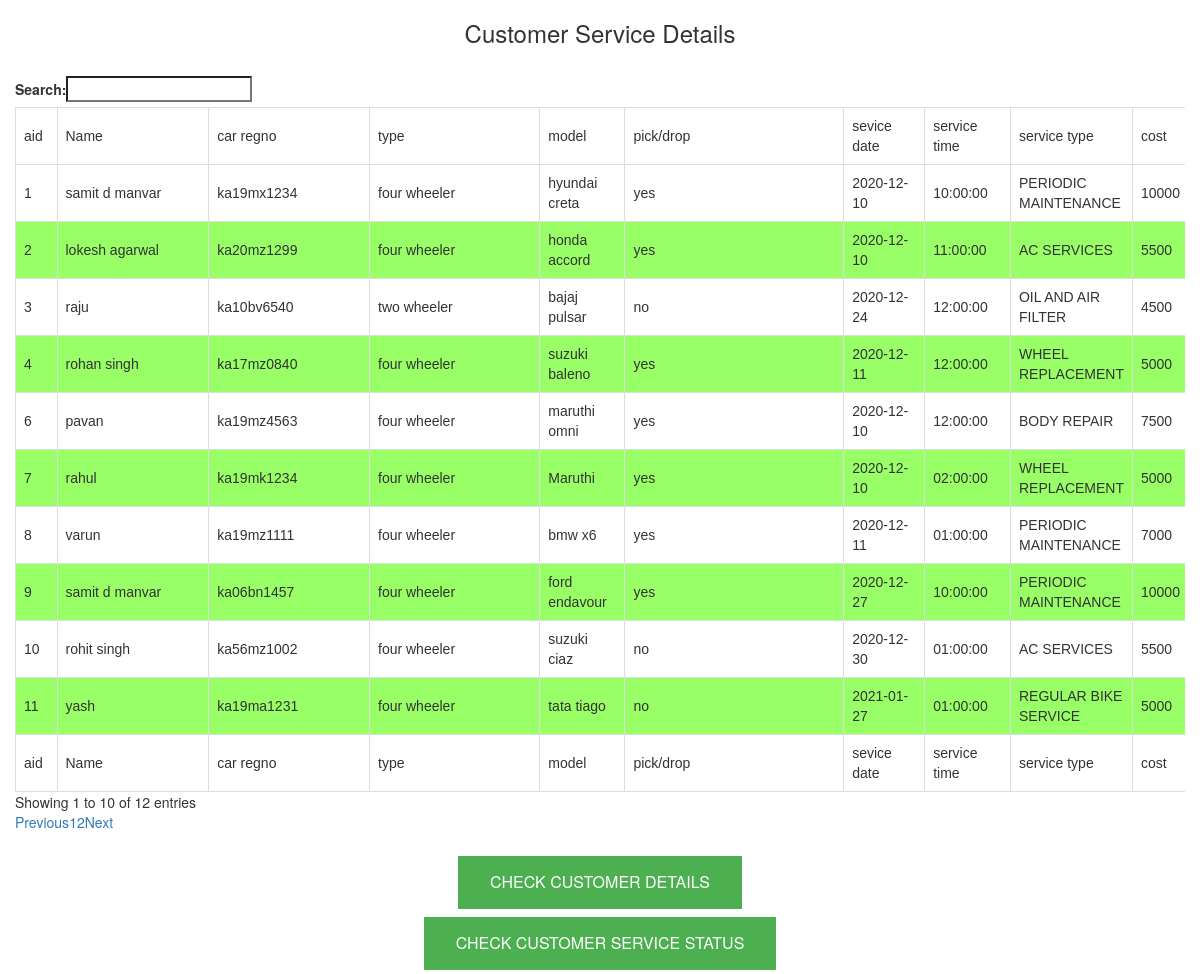
Screenshot of /servicedetail.php with the database file from the repository.
### tables this page shows
CREATE TABLE `servicedetails` (
  `application_no` int(11) NOT NULL,
  `reg_no` varchar(70) DEFAULT NULL,
  `vehicle_type` varchar(50) DEFAULT NULL,
  `make_model` varchar(100) DEFAULT NULL,
  `pickup` varchar(15) DEFAULT NULL,
  `sdate` date DEFAULT NULL,
  `stime` time DEFAULT NULL,
  `service_type` varchar(60) DEFAULT NULL,
  `cost` varchar(40) DEFAULT NULL
);

CREATE TABLE `customerdetails` (
  `application_no` int(11) NOT NULL,
  `customer_name` varchar(100) DEFAULT NULL,
  `email_id` varchar(100) DEFAULT NULL,
  `phone_no` varchar(50) DEFAULT NULL,
  `dob` date DEFAULT NULL,
  `gender` varchar(15) DEFAULT NULL,
  `address` varchar(150) DEFAULT NULL,
  `pincode` varchar(30) DEFAULT NULL,
  `city` varchar(100) DEFAULT NULL
);

### servicedetail.php (the view, shortened to what this page needs)
<?php
 $connect = mysqli_connect("localhost", "root", "", "autodoc");
$sql = "SELECT * FROM customerdetails INNER JOIN servicedetails ON customerdetails.application_no = servicedetails.application_no";
 $result = mysqli_query($connect, $sql);
 ?>
 <!DOCTYPE html>
 <html>
      <head>
           <link rel="stylesheet" href="https://maxcdn.bootstrapcdn.com/bootstrap/3.3.6/css/bootstrap.min.css" />
           <link rel="stylesheet" href="https://cdn.datatables.net/1.10.12/css/dataTables.bootstrap.min.css" />
</head>
<body>
		 <div class="container-fluid">
                <h3 align="center">Customer Service Details</h3>
                <br />
                <div class="table-responsive">
                     <table id="customer_data" >
                          <thead>
                               <tr>
							   <td style="width:50px;">aid</td>
							   <td style="width:200px;">Name</td>
							   <td style="width:200px;">car regno</td>
							   <td style="width:230px;">type</td>
                               <td style="width:100px;">model</td>
							   <td style="width:300px;">pick/drop</td>
                               <td style="width:100px;">sevice date</td>
                               <td style="width:100px;">service time</td>
                               <td style="width:100px;">service type</td>
                               <td>cost</td>
                               </tr>
                          </thead>
                    <?php
                         while($row = mysqli_fetch_array($result))
                            {
                               echo '
                               <tr>
							   <td>'.$row["application_no"].'</td>
							   <td>'.$row["customer_name"].'</td>
							   <td>'.$row["reg_no"].'</td>
                               <td>'.$row["vehicle_type"].'</td>
                               <td>'.$row["make_model"].'</td>
							   <td>'.$row["pickup"].'</td>
							   <td>'.$row["sdate"].'</td>
							   <td>'.$row["stime"].'</td>
                               <td>'.$row["service_type"].'</td>
                               <td>'.$row["cost"].'</td>
							   </tr>
                               ';
                          }
                          ?>
<tfoot>
    <tr>
							   <td >aid</td>
							   <td >Name</td>
							   <td>car regno</td>
							   <td>type</td>
                               <td>model</td>
							   <td>pick/drop</td>
                               <td>sevice date</td>
                               <td>service time</td>
                               <td>service type</td>
                               <td>cost</td>
</tr>
</tfoot>
</table>
</div>
</div>
<br>
<center><a href="customerdetail.php" style="text-decoration:none;" class="button"> CHECK CUSTOMER  DETAILS </a><br>
<a href="adminupdate.php" style="text-decoration:none;" class="button"> CHECK CUSTOMER 	SERVICE STATUS </a>
      </body>
 </html>

### servicedetail.php (style rules this page uses)
#customer_data { font-family: Arial, Helvetica, sans-serif; border-collapse: collapse; width: 100%; }
#customer_data td, #employee_data th { border: 1px solid #ddd; padding: 8px; }
#customer_data tr:nth-child(even) { background-color:#99ff66; }
.button { background-color: #4CAF50; border: none; color: white; padding: 15px 32px; text-align: center; text-decoration: none; display: inline-block; font-size: 16px; margin: 4px 2px; cursor: pointer; }

### rows the page displays
servicedetails: application_no "1", application_no.customer_name "samit d manvar", reg_no "ka19mx1234", vehicle_type "four wheeler", make_model "hyundai creta", pickup "yes", sdate "2020-12-10", stime "10:00:00", service_type "PERIODIC MAINTENANCE", cost "10000"
servicedetails: application_no "2", application_no.customer_name "lokesh agarwal", reg_no "ka20mz1299", vehicle_type "four wheeler", make_model "honda accord", pickup "yes", sdate "2020-12-10", stime "11:00:00", service_type "AC SERVICES", cost "5500"
servicedetails: application_no "3", application_no.customer_name "raju", reg_no "ka10bv6540", vehicle_type "two wheeler", make_model "bajaj pulsar", pickup "no", sdate "2020-12-24", stime "12:00:00", service_type "OIL AND AIR FILTER", cost "4500"
servicedetails: application_no "4", application_no.customer_name "rohan singh", reg_no "ka17mz0840", vehicle_type "four wheeler", make_model "suzuki baleno", pickup "yes", sdate "2020-12-11", stime "12:00:00", service_type "WHEEL REPLACEMENT", cost "5000"
servicedetails: application_no "6", application_no.customer_name "pavan", reg_no "ka19mz4563", vehicle_type "four wheeler", make_model "maruthi omni", pickup "yes", sdate "2020-12-10", stime "12:00:00", service_type "BODY REPAIR", cost "7500"
servicedetails: application_no "7", application_no.customer_name "rahul", reg_no "ka19mk1234", vehicle_type "four wheeler", make_model "Maruthi", pickup "yes", sdate "2020-12-10", stime "02:00:00", service_type "WHEEL REPLACEMENT", cost "5000"
servicedetails: application_no "8", application_no.customer_name "varun", reg_no "ka19mz1111", vehicle_type "four wheeler", make_model "bmw x6", pickup "yes", sdate "2020-12-11", stime "01:00:00", service_type "PERIODIC MAINTENANCE", cost "7000"
servicedetails: application_no "9", application_no.customer_name "samit d manvar", reg_no "ka06bn1457", vehicle_type "four wheeler", make_model "ford endavour", pickup "yes", sdate "2020-12-27", stime "10:00:00", service_type "PERIODIC MAINTENANCE", cost "10000"
servicedetails: application_no "10", application_no.customer_name "rohit singh", reg_no "ka56mz1002", vehicle_type "four wheeler", make_model "suzuki ciaz", pickup "no", sdate "2020-12-30", stime "01:00:00", service_type "AC SERVICES", cost "5500"
servicedetails: application_no "11", application_no.customer_name "yash", reg_no "ka19ma1231", vehicle_type "four wheeler", make_model "tata tiago", pickup "no", sdate "2021-01-27", stime "01:00:00", service_type "REGULAR BIKE SERVICE", cost "5000"
